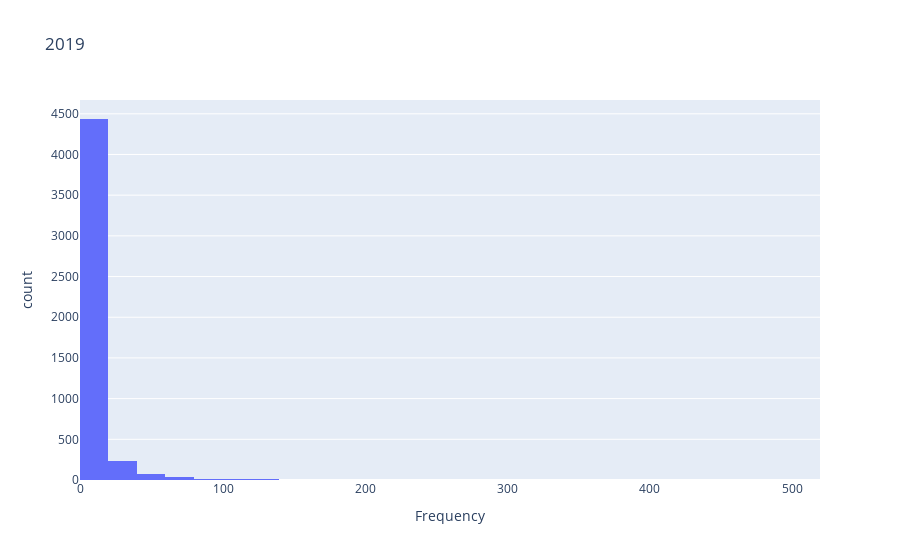

The notebook cell saved with this chart:
### Code cell
# 2019 tweets
px.histogram(f_2019, x ='Frequency', nbins =50, title = "2019")

### Figure 1 — Plotly figure (JSON) as saved in the notebook; plotly's stock layout.template omitted (floating-point values rounded to 4 significant figures; data arrays with more than 128 entries replaced by an {"elided": "..."} marker saying what was removed)
{"data": [{"alignmentgroup": "True", "bingroup": "x", "hovertemplate": "Frequency=%{x}<br>count=%{y}<extra></extra>", "legendgroup": "", "marker": {"color": "#636efa", "pattern": {"shape": ""}}, "name": "", "nbinsx": 50, "offsetgroup": "", "orientation": "v", "showlegend": false, "type": "histogram", "x": {"elided": "4828 int values"}, "xaxis": "x", "yaxis": "y"}], "layout": {"barmode": "relative", "legend": {"tracegroupgap": 0}, "title": {"text": "2019"}, "xaxis": {"anchor": "y", "domain": [0, 1], "title": {"text": "Frequency"}}, "yaxis": {"anchor": "x", "domain": [0, 1], "title": {"text": "count"}}}}
